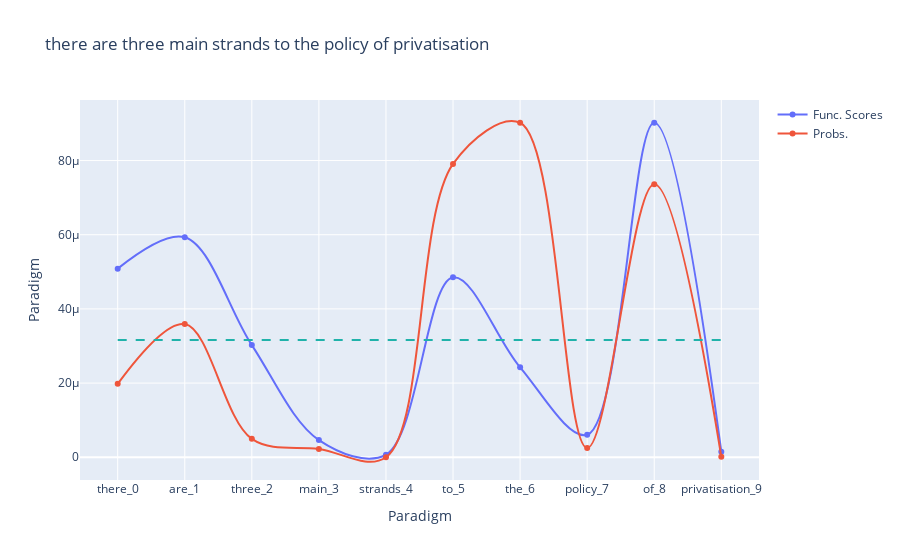

This figure's notebook cell:
### Code cell
test_sent = random.choice(semiotic.test_sents())
# test_sent = "I have made My Plans, and I must stick: to them!"

test = semiotic(test_sent)

print(test.chain)

print([test.chain.labels[i] for i in test.type_chain.scores_min])

test.type_chain.plot_scores(show_mean=True, show_probs=True)

### Figure 1 — Plotly figure (JSON) as saved in the notebook; plotly's stock layout.template omitted (floating-point values rounded to 4 significant figures)
{"data": [{"line": {"shape": "spline"}, "mode": "lines+markers", "name": "Func. Scores", "type": "scatter", "x": ["there_0", "are_1", "three_2", "main_3", "strands_4", "to_5", "the_6", "policy_7", "of_8", "privatisation_9"], "y": [5.086e-05, 5.93e-05, 3.024e-05, 4.635e-06, 6.731e-07, 4.853e-05, 2.424e-05, 6.051e-06, 9.019e-05, 1.489e-06]}, {"line": {"shape": "spline"}, "mode": "lines+markers", "name": "Probs.", "type": "scatter", "x": ["there_0", "are_1", "three_2", "main_3", "strands_4", "to_5", "the_6", "policy_7", "of_8", "privatisation_9"], "y": [1.979e-05, 3.591e-05, 4.959e-06, 2.253e-06, 0, 7.91e-05, 9.019e-05, 2.502e-06, 7.359e-05, 1.383e-07]}], "layout": {"shapes": [{"line": {"color": "LightSeaGreen", "dash": "dash", "width": 2}, "type": "line", "x0": 0, "x1": 9, "y0": 3.162e-05, "y1": 3.162e-05}], "title": {"text": "there are three main strands to the policy of privatisation"}, "xaxis": {"title": {"text": "Paradigm"}}, "yaxis": {"title": {"text": "Paradigm"}}}}
